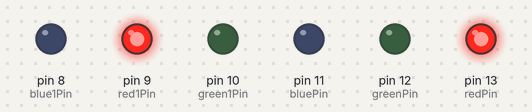
Bench run of a sketch on a simulated Arduino Uno, built with avr-gcc and run on an emulated ATmega328P. Shown: output pins drawn as LEDs (lit = HIGH).

Above: at 0.5 s.
At 2.0 s:
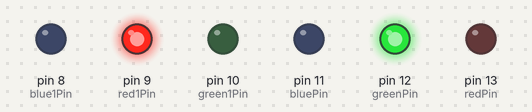
At 5.0 s:
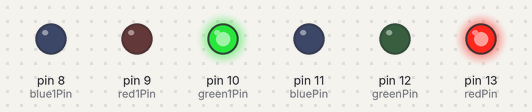
Timing chart, 0 to 7.8 s (numbered marks = the images above):
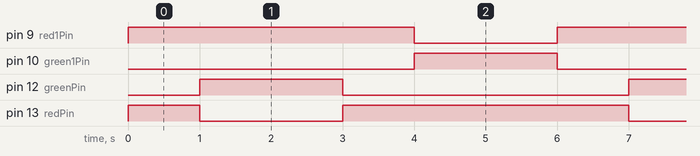

Measured:
- by itself, pin 9 (red1Pin), pin 13 (redPin): alternates HIGH for 4.0 s and LOW for 2.0 s
- by itself, pin 10 (green1Pin), pin 12 (greenPin): alternates HIGH for 2.0 s and LOW for 4.0 s
- by itself, everything shown: repeats every 6.0 s, in 4 steps

The sketch:

class-7-traffic.ino
```cpp
int redPin = 13, greenPin = 12, bluePin = 11;
int red1Pin = 9, green1Pin = 10, blue1Pin = 8;
void setup() {
  // traffic 1
  pinMode(redPin, OUTPUT);
  pinMode(greenPin, OUTPUT);
  pinMode(bluePin, OUTPUT);

  // traffic 2
  pinMode(red1Pin, OUTPUT);
  pinMode(green1Pin, OUTPUT);
  pinMode(blue1Pin, OUTPUT);

  // set first light
  digitalWrite(redPin, HIGH);
}

void loop() {
  int isRed = digitalRead(redPin);
  int isRed1 = digitalRead(red1Pin);

  int currentGreen = isRed ? green1Pin : greenPin;
  int currentRed = isRed ? redPin : red1Pin;
  int nextRed = isRed ? red1Pin : redPin;
  int nextGreen = isRed ? greenPin : green1Pin;
  // 0 green 2 red - avoid crash
  digitalWrite(currentGreen, LOW);
  digitalWrite(nextRed, HIGH);
  delay(1000);
  // 1 green 1 red
  digitalWrite(currentRed, LOW);
  digitalWrite(nextGreen, HIGH);
  delay(2000);

}
```
